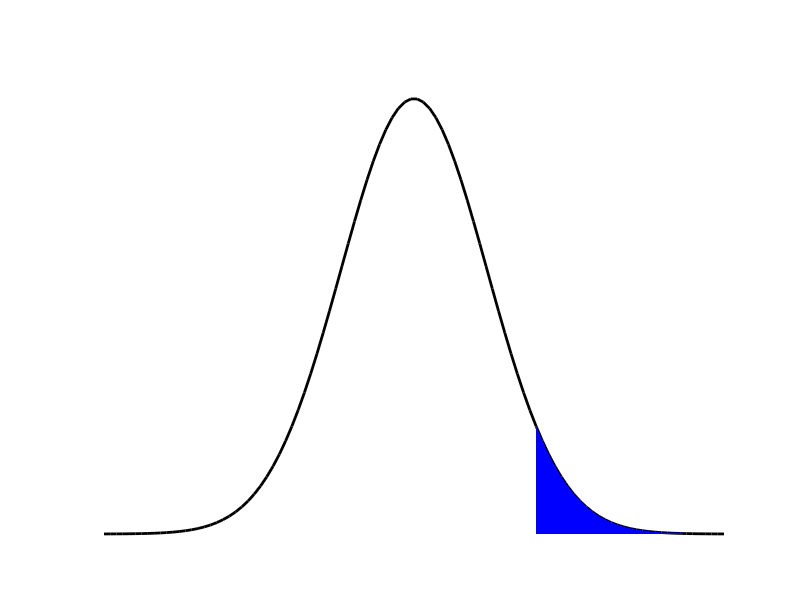
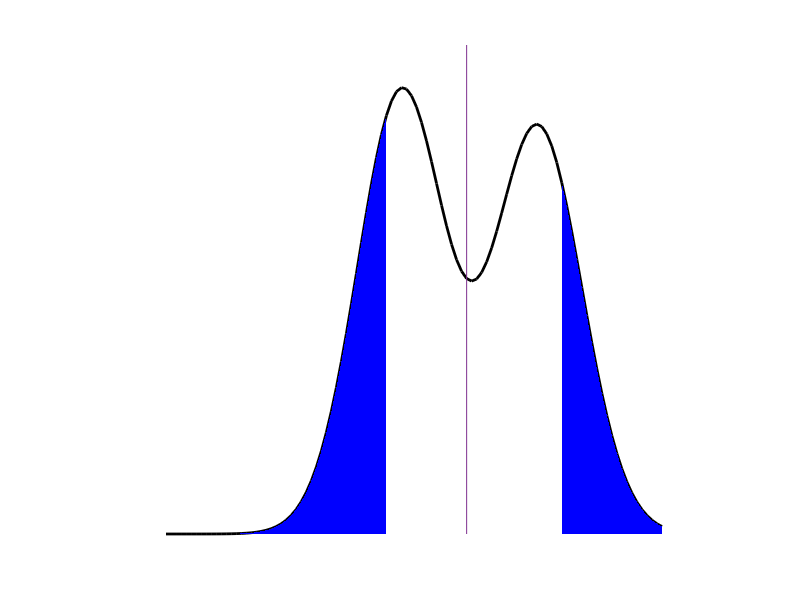

Recreate these plots in MATLAB, in order.
clear; close all; clc;


%% pic1
my_norm = @(X, mu, sigma) 1/(sigma*sqrt(2*pi)) * exp(-(X-mu).^2)/(2*sigma^2);

x = linspace(0,6,100);
y = my_norm(x, 3, 4);

figure;
plot(x, y,'color','k','linewidth',2)
hold on;
area(x(70:end), y(70:end),'facecolor',lines(1),'edgecolor','none')
set(gca,'visible','off')

%% pic2
x = linspace(-1,7,100);
y1 = my_norm(x, 2.8, 6.8);
y2 = my_norm(x, 5, 7);
y = y1+y2;



figure;
plot(x, y,'color','k','linewidth',2)
hold on;

area(x(1:45), y(1:45),'facecolor',lines(1),'edgecolor','none')
area(x(80:end), y(80:end),'facecolor',lines(1),'edgecolor','none')
set(gca,'visible','off')

line(sum(x.*y)/sum(y) * ones(1,2), ylim)